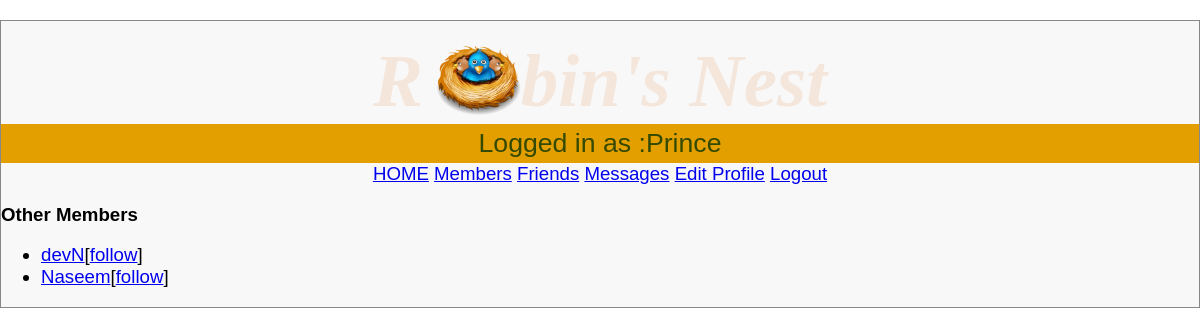
Page /members.php (signed in) on the committed database.
### tables this page shows
CREATE TABLE `members` (
  `user` varchar(16) DEFAULT NULL,
  `pass` varchar(16) DEFAULT NULL
);

### functions.php (called while the page is built, shortened)
<?php
$serverName="localhost";
$dbUsername="root";
$password="";
$dbName="robinsnest";
$conn = new mysqli($serverName,$dbUsername,$password,$dbName);
function queryMysql($query){
	global $conn;
	$result=$conn -> query($query);
	if(!$result){
		die("Fatal error");
	}else{
		return $result;
	}
}
 ?></div>

### members.php (the view, shortened to what this page needs)
<?php
require_once 'header.php';
$result = queryMysql("SELECT user FROM members ORDER BY user");
$num = $result->num_rows;
echo "<h3>Other Members</h3><ul>";
for ($j = 0; $j < $num; ++$j) {
    $row = $result->fetch_array(MYSQLI_ASSOC);
    if ($row['user'] == $user) {
        continue;
    }
    echo "<li><a  data-transition='slide' href='members.php?view=" . $row['user'] . "'>" . $row['user'] . "</a>";
    $follow = "follow";
    $result1 = queryMysql("SELECT * FROM friends WHERE user='" . $row['user'] . "' AND friend='$user'");
    $t1 = $result1->num_rows;
    $result2 = queryMysql("SELECT * FROM friends WHERE user='$user' AND friend='" . $row['user'] . "'");
    if (!$t1) {
        echo "[<a data-transition='slide' href='members.php?add=" . $row['user'] . "'>$follow</a>]";
    } else {
        echo "[<a data-transition='slide' href='members.php?remove=" . $row['user'] . "'>drop</a>]";
    }
}
?>
</ul></div>
</body>
</html>

### styles.css (style rules this page uses)
* { font-family:verdana,sans-serif; font-size :14pt; box-sizing: border-box; }
body { width :700px; margin :20px auto; background:#f8f8f8; border :1px solid #888; width: 100%; }
html { background:#fff }

### rows in the picture
members: user "devN", follow "follow"
members: user "Naseem", follow "follow"

### other values in the picture
$userstr "Logged in as :Prince"
